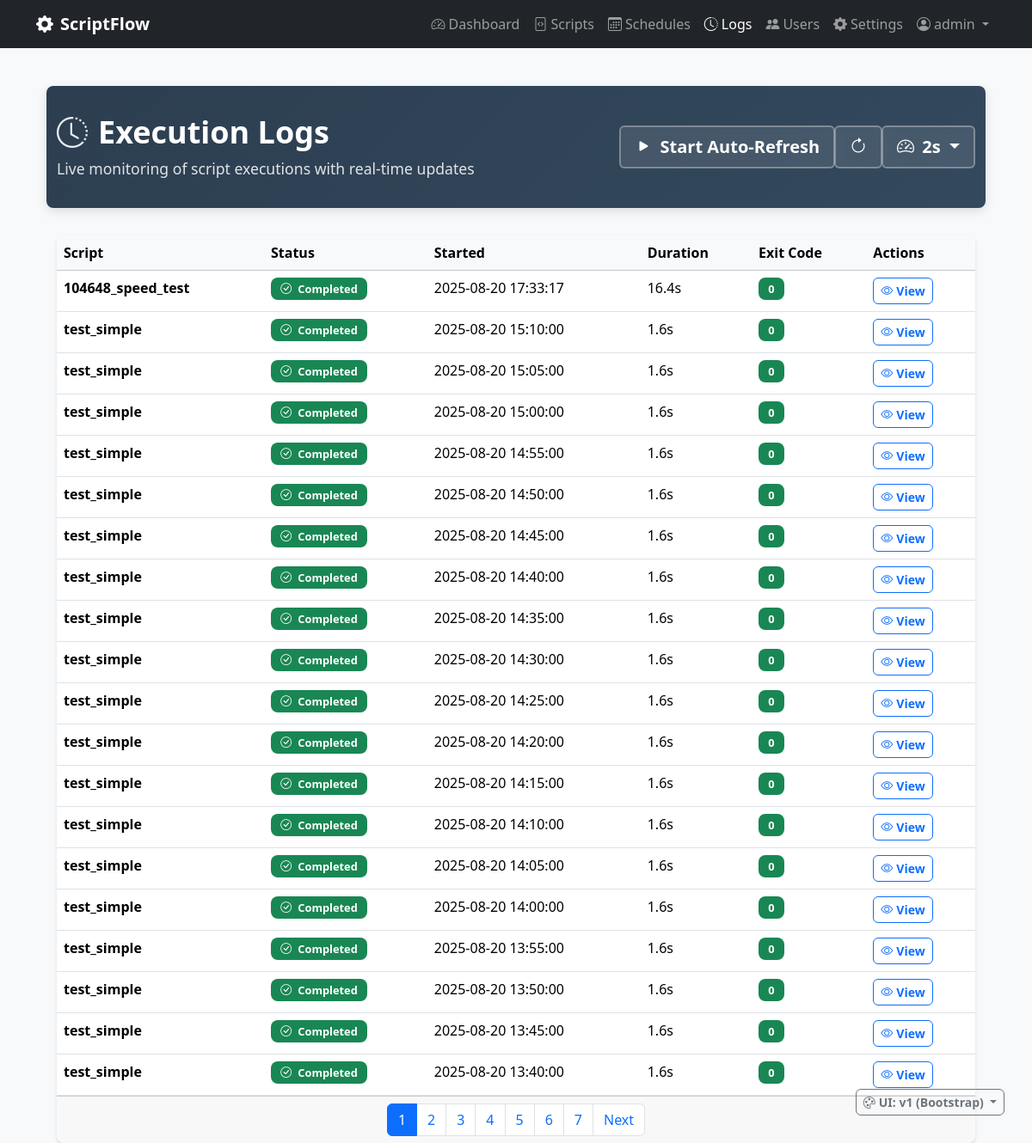
Page /logs (signed in) on the earlier database version.
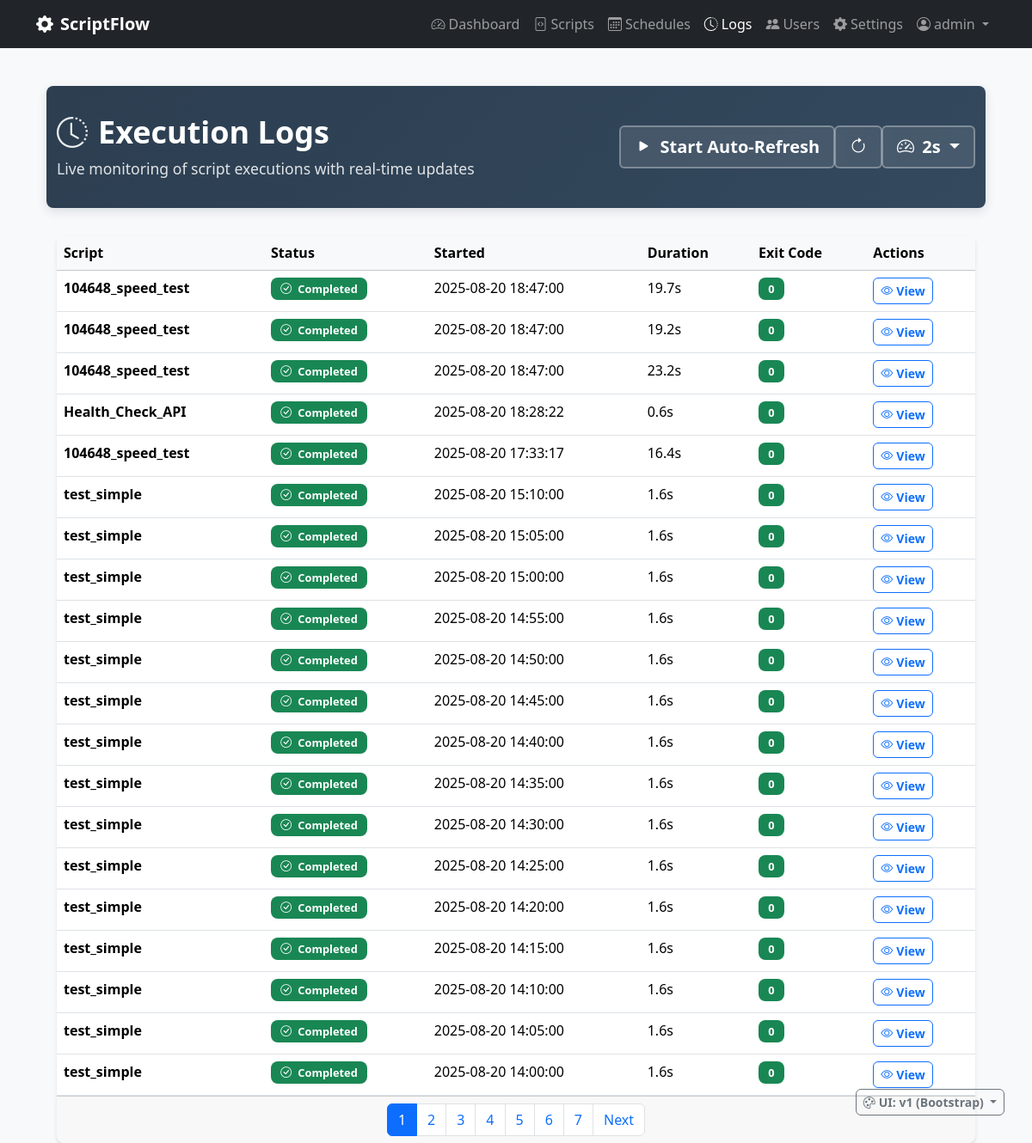
Same page on the later database version.
### scriptflow.py (models this page shows, shortened)
class Execution(db.Model):
    __tablename__ = 'executions'
    id = db.Column(db.Integer, primary_key=True)
    started_at = db.Column(db.DateTime, default=datetime.now, nullable=False)
    completed_at = db.Column(db.DateTime)
    status = db.Column(db.String(20), default='pending', nullable=False)  # pending, running, completed, failed, timeout
    exit_code = db.Column(db.Integer)
    stdout = db.Column(db.Text)
    stderr = db.Column(db.Text)
    duration_seconds = db.Column(db.Float)
    trigger_type = db.Column(db.String(20), default='manual', nullable=False)  # manual, scheduled, api
    script_id = db.Column(db.Integer, db.ForeignKey('scripts.id'), nullable=False)
    user_id = db.Column(db.Integer, db.ForeignKey('users.id'), nullable=False)
    script = db.relationship('Script', backref='executions')
    @property
    def formatted_duration(self):
        if not self.duration_seconds:
            return "N/A"
        if self.duration_seconds < 60:
            return f"{self.duration_seconds:.1f}s"
        else:
            minutes = int(self.duration_seconds // 60)
            seconds = int(self.duration_seconds % 60)
            return f"{minutes}m {seconds}s"

class Script(db.Model):
    __tablename__ = 'scripts'
    id = db.Column(db.Integer, primary_key=True)
    name = db.Column(db.String(100), nullable=False)
    description = db.Column(db.Text)
    filename = db.Column(db.String(255), nullable=False)
    file_path = db.Column(db.String(500), nullable=False)
    script_type = db.Column(db.String(10), nullable=False)  # 'py' or 'bat'
    file_size = db.Column(db.Integer)
    created_at = db.Column(db.DateTime, default=datetime.now)
    updated_at = db.Column(db.DateTime, default=datetime.now, onupdate=datetime.now)
    is_active = db.Column(db.Boolean, default=True)
    user_id = db.Column(db.Integer, db.ForeignKey('users.id'), nullable=False)

### scriptflow.py (the view)
@app.route('/logs')
@login_required
def logs():
    page = request.args.get('page', 1, type=int)
    executions_query = Execution.query.order_by(Execution.started_at.desc())
    executions_filtered = apply_user_data_filter(executions_query)
    executions = executions_filtered.paginate(page=page, per_page=20, error_out=False)
    return render_template(UIVersionManager.get_template_path('logs.html'), executions=executions)

### config/ui_version.py (called while the page is built)
    @classmethod
    def get_ui_version(cls):
        if request and request.args.get('ui') in ['v1', 'v2']:
            ui_version = request.args.get('ui')
            if session:
                session['ui_version'] = ui_version
            return ui_version
        if session and 'ui_version' in session:
            return session['ui_version']
        env_version = os.environ.get('UI_VERSION', '').lower()
        if env_version in ['v1', 'v2']:
            return env_version
        return cls.DEFAULT_VERSION

    @classmethod
    def get_template_path(cls, template_name):
        ui_version = cls.get_ui_version()
        return f"{ui_version}/{template_name}"

    @classmethod
    def is_modern_ui(cls):
        return cls.get_ui_version() == cls.MODERN_VERSION

### scriptflow.py (called while the page is built)
@app.context_processor
def inject_ui_version():
    try:
        return {
            'ui_info': UIVersionManager.get_ui_display_info(),
            'ui_version': UIVersionManager.get_ui_version(),
            'is_modern_ui': UIVersionManager.is_modern_ui()
        }
    except:
        return {
            'ui_info': {},
            'ui_version': 'v1',
            'is_modern_ui': False
        }

### templates/v1/logs.html (shortened to what the changed rows need)
{% extends "v1/base.html" %}
{% block content %}
<div class="container-fluid">
    <div class="page-header">
        <div class="container">
            <div class="row align-items-center">
                <div class="col">
                    <h1>
                        <i class="bi bi-clock-history"></i>Execution Logs
                    </h1>
                </div>
            </div>
        </div>
    </div>
    <div class="container">
        <div class="card">
            <div class="card-body p-0">
                {% if executions.items %}
                    <div class="table-responsive">
                        <table class="table table-hover mb-0" id="logsTable">
                            <thead class="table-light">
                                <tr>
                                    <th>Script</th>
                                    <th>Status</th>
                                    <th>Started</th>
                                    <th>Duration</th>
                                    <th>Exit Code</th>
                                    <th>Actions</th>
                                </tr>
                            </thead>
                            <tbody id="logsTableBody">
                                {% for execution in executions.items %}
                                <tr>
                                    <td>
                                        <strong>{{ execution.script.name if execution.script else 'Unknown' }}</strong>
                                    </td>
                                    <td>
                                        {% if execution.status == 'running' %}
                                            <span class="badge status-running d-flex align-items-center gap-1">
                                                <i class="bi bi-arrow-clockwise rotating-icon"></i>
                                                Running
                                            </span>
                                        {% elif execution.status == 'completed' %}
                                            <span class="badge bg-success">
                                                <i class="bi bi-check-circle me-1"></i>
                                                Completed
                                            </span>
                                        {% elif execution.status == 'failed' %}
                                            <span class="badge bg-danger">
                                                <i class="bi bi-x-circle me-1"></i>
                                                Failed
                                            </span>
                                        {% elif execution.status == 'pending' %}
                                            <span class="badge bg-secondary">
                                                <i class="bi bi-clock me-1"></i>
                                                Pending
                                            </span>
                                        {% elif execution.status == 'timeout' %}
                                            <span class="badge bg-warning">
                                                <i class="bi bi-stopwatch me-1"></i>
                                                Timeout
                                            </span>
                                        {% else %}
                                            <span class="badge bg-secondary">
                                                {{ execution.status|title }}
                                            </span>
                                        {% endif %}
                                    </td>
                                    <td>{{ execution.started_at.strftime('%Y-%m-%d %H:%M:%S') }}</td>
                                    <td>{{ execution.formatted_duration }}</td>
                                    <td>
                                        {% if execution.exit_code is not none %}
                                            <span class="badge bg-{{ 'success' if execution.exit_code == 0 else 'danger' }}">
                                                {{ execution.exit_code }}
                                            </span>
                                        {% else %}
                                            <span class="text-muted">-</span>
                                        {% endif %}
                                    </td>
                                    <td>
                                        <a href="{{ url_for('view_execution', execution_id=execution.id) }}" class="btn btn-sm btn-outline-primary">
                                            <i class="bi bi-eye me-1"></i>View
                                        </a>
                                    </td>
                                </tr>
                                {% endfor %}
                            </tbody>
                        </table>
                    </div>
                    {% if executions.pages > 1 %}
                    <div class="card-footer">
                        <nav>
                            <ul class="pagination justify-content-center mb-0">
                                {% for page_num in executions.iter_pages() %}
                                    {% if page_num %}
                                        {% if page_num != executions.page %}
                                            <li class="page-item">
                                                <a class="page-link" href="{{ url_for('logs', page=page_num) }}">{{ page_num }}</a>
                                            </li>
                                        {% else %}
                                            <li class="page-item active">
                                                <span class="page-link">{{ page_num }}</span>
                                            </li>
                                        {% endif %}
                                    {% else %}
                                        <li class="page-item disabled">
                                            <span class="page-link">...</span>
                                        </li>
                                    {% endif %}
                                {% endfor %}
                            </ul>
                        </nav>
                    </div>
                    {% endif %}
                {% endif %}
            </div>
        </div>
    </div>
</div>
{% endblock %}

Differences in the rows shown:
no longer on this page (row unchanged): Execution: script "test_simple", status "completed" (drawn), started_at "2025-08-20 13:55:00", formatted_duration "1.6s", exit_code "0"
no longer on this page (row unchanged): Execution: script "test_simple", status "completed" (drawn), started_at "2025-08-20 13:50:00", formatted_duration "1.6s", exit_code "0"
no longer on this page (row unchanged): Execution: script "test_simple", status "completed" (drawn), started_at "2025-08-20 13:45:00", formatted_duration "1.6s", exit_code "0"
no longer on this page (row unchanged): Execution: script "test_simple", status "completed" (drawn), started_at "2025-08-20 13:40:00", formatted_duration "1.6s", exit_code "0"
added Execution: script "104648_speed_test", status "completed" (drawn), started_at "2025-08-20 18:47:00", formatted_duration "19.7s", exit_code "0"
added Execution: script "104648_speed_test", status "completed" (drawn), started_at "2025-08-20 18:47:00", formatted_duration "19.2s", exit_code "0"
added Execution: script "104648_speed_test", status "completed" (drawn), started_at "2025-08-20 18:47:00", formatted_duration "23.2s", exit_code "0"
added Execution: script "Health_Check_API", status "completed" (drawn), started_at "2025-08-20 18:28:22", formatted_duration "0.6s", exit_code "0"
